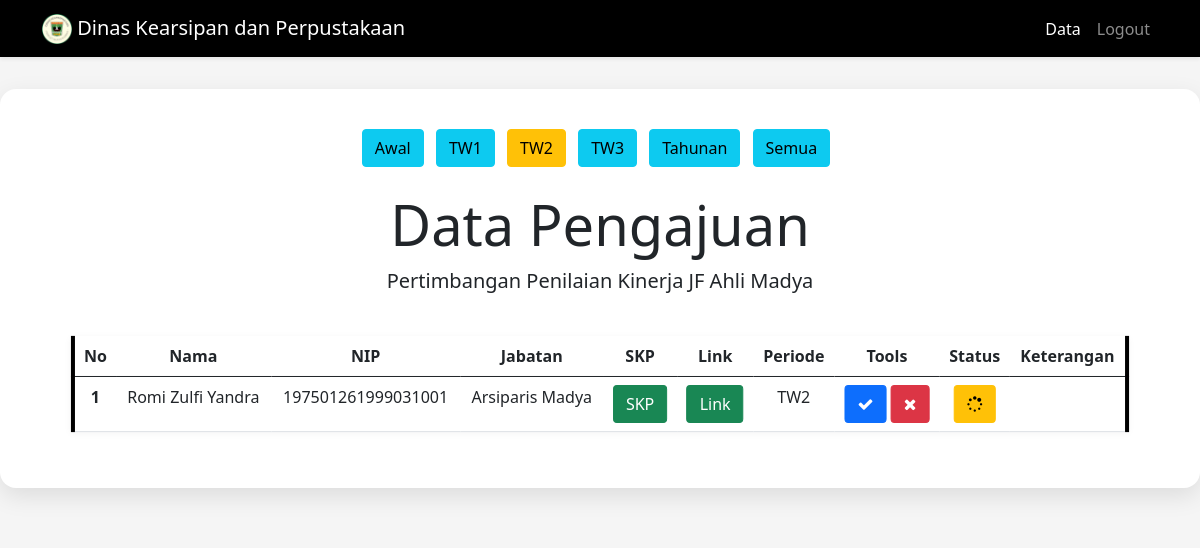
The app's page /data.php?periode=tw2 (signed in) with its own data.
### tables this page shows
CREATE TABLE `data` (
  `Nomor` int(100) NOT NULL,
  `Nama` varchar(100) NOT NULL,
  `NIP` bigint(100) NOT NULL,
  `Jabatan` varchar(100) NOT NULL,
  `Bidang` varchar(100) NOT NULL,
  `Kabid` varchar(100) NOT NULL,
  `SKP` longblob NOT NULL,
  `Link` varchar(300) NOT NULL,
  `Periode` enum('Awal','TW1','TW2','TW3','Tahunan') NOT NULL,
  `status` enum('pending','disetujui','revisi') DEFAULT NULL,
  `komentar` text NOT NULL,
  `tanggal` datetime DEFAULT current_timestamp()
);

### data.php (the view, shortened to what this page needs)
<?php
include "koneksi.php";
$periodeFilter = $_GET['periode'] ?? '';
function isAktif($val) {
  global $periodeFilter;
  return ($periodeFilter == $val) ? 'btn-warning' : 'btn-info';
}
?>
<!DOCTYPE html>
<html lang="en">
  <head>
    <link href="https://cdn.jsdelivr.net/npm/bootstrap@5.0.2/dist/css/bootstrap.min.css" rel="stylesheet" />
    <link rel="stylesheet" href="https://stackpath.bootstrapcdn.com/font-awesome/4.7.0/css/font-awesome.min.css">
    <link rel="stylesheet" href="style.css" />
  </head>
  <body style="background-color: whitesmoke">
    <nav class="navbar navbar-expand-lg navbar-dark shadow-sm" style="background-color: black">
      <div class="container">
        <a class="navbar-brand" href="#"><img src="dap.png" alt="" width="30" height="30" class="d-inline-block align-text-top" /> Dinas Kearsipan dan Perpustakaan</a>
        <div class="collapse navbar-collapse" id="navbarNav">
          <ul class="navbar-nav ms-auto">
            <li class="nav-item"><a class="nav-link active" href="#">Data</a></li>
            <li class="nav-item"><a class="nav-link" href="logout.php">Logout</a></li>
          </ul>
        </div>
      </div>
    </nav>
    <section class="jumbotron text-center">
      <div class="card-custom mx-auto" style="max-width: 1500px;">
        <div class="mb-4">
          <a class="btn <?php echo isAktif('awal'); ?> me-2" href="?periode=awal">Awal</a>
          <a class="btn <?php echo isAktif('tw1'); ?> me-2" href="?periode=tw1">TW1</a>
          <a class="btn <?php echo isAktif('tw2'); ?> me-2" href="?periode=tw2">TW2</a>
          <a class="btn <?php echo isAktif('tw3'); ?> me-2" href="?periode=tw3">TW3</a>
          <a class="btn <?php echo isAktif('tahunan'); ?> me-2" href="?periode=tahunan">Tahunan</a>
          <a class="btn <?php echo ($periodeFilter == '') ? 'btn-warning' : 'btn-info'; ?> me-2" href="data.php">Semua</a>
        </div>
        <h1 class="display-4">Data Pengajuan</h1>
        <p class="lead">Pertimbangan Penilaian Kinerja JF Ahli Madya</p><br>
        <div style="padding-left: 2rem; padding-right: 2rem">
          <table class="table table-hover table-stripped">
            <thead>
              <tr>
                <th>No</th>
                <th>Nama</th>
                <th>NIP</th>
                <th>Jabatan</th>
                <th>SKP</th>
                <th>Link</th>
                <th>Periode</th>
                <th>Tools</th>
                <th>Status</th>
                <th>Keterangan</th>
              </tr>
            </thead>
            <tbody>
            <?php
            $bidang = '';
            if ($_SESSION['username'] == '196707241999031006') $bidang = 'Kearsipan';
            $sql = "SELECT * FROM data WHERE Bidang = '$bidang'";
            if ($periodeFilter != '') {
              $sql .= " AND LOWER(Periode) = '$periodeFilter'";
            }
            $query_mysqli = mysqli_query($connect, $sql) or die(mysqli_error($connect));
            $Nomor = 1;
            while($pecah = mysqli_fetch_array($query_mysqli)){
            ?>
              <tr>
                <th scope="row"><?php echo $Nomor++; ?></th>
                <td><?php echo $pecah['Nama']; ?></td>
                <td><?php echo $pecah['NIP']; ?></td>
                <td><?php echo $pecah['Jabatan']; ?></td>
                <td><a class="btn btn-success" href="skp.php?Nomor=<?php echo $pecah['Nomor']; ?>" target="_blank">SKP</a></td>
                <td>
                  <?php if (strtolower($pecah['Periode']) !== 'awal'): ?>
                    <a class="btn btn-success" href="<?php echo $pecah['Link']; ?>" target="_blank">Link</a>
                  <?php else: ?>
                    <a class="btn btn-warning" href="#"><i class="fa fa-chain-broken"></i></a>
                  <?php endif; ?>
                </td>
                <td><?php echo $pecah['Periode']; ?></td>
                <td>
                  <?php $status = $pecah['status']; $isFinalStatus = ($status == 'disetujui' || $status == 'revisi'); ?>
                  <a href="acc.php?id=<?php echo $pecah['Nomor']; ?>&status=disetujui" class="btn btn-primary <?php echo $isFinalStatus ? 'disabled-link' : ''; ?>" onclick="return <?php echo $isFinalStatus ? 'false' : 'confirm(\'Apakah Anda yakin ingin menyetujui data ini?\')'; ?>;"><i class="fa fa-check"></i></a>
                  <a href="revisi.php?id=<?php echo $pecah['Nomor']; ?>&status=revisi" class="btn btn-danger <?php echo $isFinalStatus ? 'disabled-link' : ''; ?>" onclick="return <?php echo $isFinalStatus ? 'false' : 'confirm(\'Apakah Anda yakin ingin menolak data ini?\')'; ?>;"><i class="fa fa-times"></i></a>
                </td>
                <td>
                  <?php if (strtolower($status) == 'disetujui'): ?>
                    <a class="btn btn-success" href="surat.php?Nomor=<?php echo $pecah['Nomor']; ?>" target="_blank"><i class="fa fa-print"></i></a>
                  <?php else: ?>
                    <a class="btn btn-warning" href="#"><i class="fa fa-spinner"></i></a>
                  <?php endif; ?>
                </td>
                <td><?php echo $pecah['komentar']; ?></td>
              </tr>
            <?php } ?>
            </tbody>
          </table>
        </div>
      </div>
    </section>
  </body>
</html>

### style.css (style rules this page uses)
.jumbotron { padding-top: 2rem; background-color: whitesmoke; padding-bottom: 2rem; }
.table-hover { box-shadow: 0 2px 8px rgba(0, 0, 0, 0.05); transform: scale(1.002); border-left: 4px solid black; border-right: 4px solid black; cursor: pointer; }
.card-custom { background-color: #fff; border-radius: 16px; box-shadow: 0 8px 24px rgba(0, 0, 0, 0.1); padding: 40px; }

### records on screen
data: Nama "Romi Zulfi Yandra", NIP "197501261999031001", Jabatan "Arsiparis Madya", Periode "TW2"
